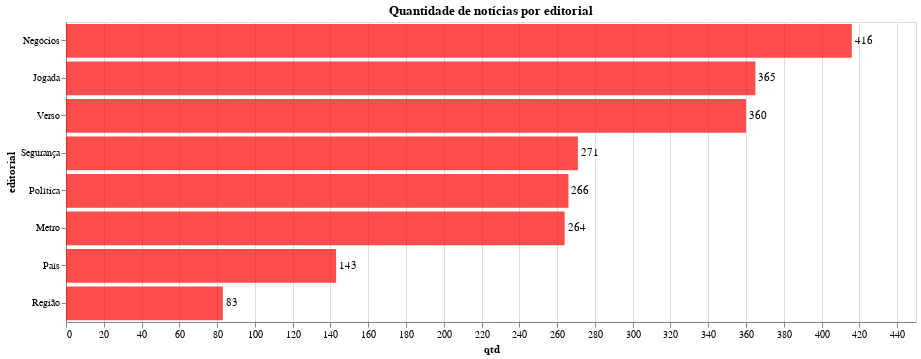

Here is the notebook cell this chart was saved with:
### Markdown cell above
**Editorias com maior número de notícias:**

### Code cell
df_edi=dados.groupby('editorial').size().sort_values(ascending=False).reset_index().rename(columns={0:'qtd'})
chart=alt.Chart(df_edi).mark_bar(
    color='red',
    opacity=0.7
    ).encode(
        x='qtd',
        y=alt.Y('editorial', sort='-x')
    ).properties(
            title='Quantidade de notícias por editorial',
            height = 300,
            width = 850,
            )

text = chart.mark_text(
        align='left',
        baseline='middle',
        dx=3  
    ).encode(
            text='qtd'
        )

chart_final=(chart + text)#.properties(height=300, width=850)
chart_final.save('frequencia_editorial.html')
chart_final

### Figure 1 — Vega-Lite specification as saved in the notebook (floating-point values rounded to 4 significant figures)
{"config": {"view": {"continuousWidth": 400, "continuousHeight": 300}}, "layer": [{"mark": {"type": "bar", "color": "red", "opacity": 0.7}, "encoding": {"x": {"type": "quantitative", "field": "qtd"}, "y": {"type": "nominal", "field": "editorial", "sort": "-x"}}, "height": 300, "title": "Quantidade de notícias por editorial", "width": 850}, {"mark": {"type": "text", "align": "left", "baseline": "middle", "dx": 3}, "encoding": {"text": {"type": "quantitative", "field": "qtd"}, "x": {"type": "quantitative", "field": "qtd"}, "y": {"type": "nominal", "field": "editorial", "sort": "-x"}}, "height": 300, "title": "Quantidade de notícias por editorial", "width": 850}], "data": {"name": "data-d86fffaad2edd9ff816808d4ad633553"}, "$schema": "https://vega.github.io/schema/vega-lite/v4.8.1.json", "datasets": {"data-d86fffaad2edd9ff816808d4ad633553": [{"editorial": "Negócios", "qtd": 416}, {"editorial": "Jogada", "qtd": 365}, {"editorial": "Verso", "qtd": 360}, {"editorial": "Segurança", "qtd": 271}, {"editorial": "Política", "qtd": 266}, {"editorial": "Metro", "qtd": 264}, {"editorial": "País", "qtd": 143}, {"editorial": "Região", "qtd": 83}]}}
